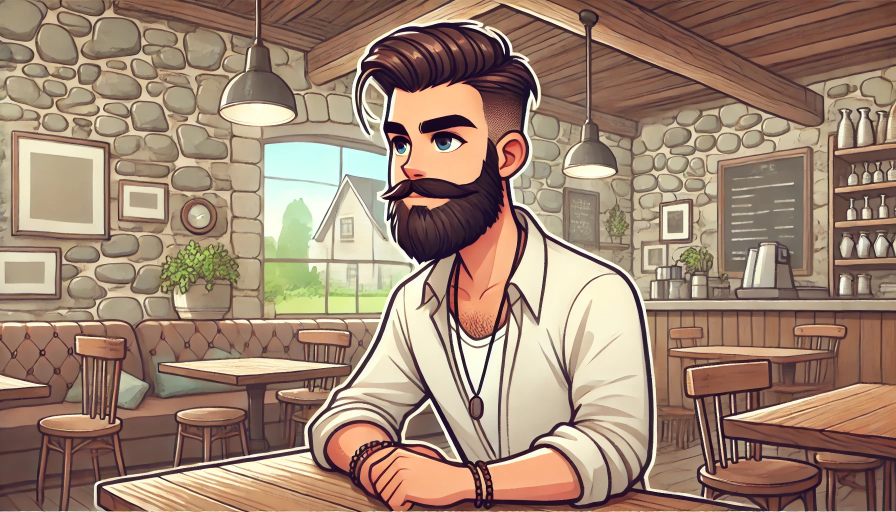
#> input picture plantillas dam/photoshop python/imagen.jpg, 1792 x 1024 px (shown at 1/2 size)
$ python '015-ultima version comentarios.py'
#> lines starting #> are read from the running program, lines starting #| are printed output that depends on the picture
### plantillas dam/photoshop python/funcionfechassemanas.py
from datetime import datetime, timedelta

def generate_specific_weekday_dates(start_date, end_date, target_weekday):
    # Convert strings to datetime objects
#> called with start_date = '2024-09-01', end_date = '2025-06-01', target_weekday = 2
    start = datetime.strptime(start_date, '%Y-%m-%d')
    end = datetime.strptime(end_date, '%Y-%m-%d')

    # List to hold dates
    dates_list = []

    # Find the first target weekday on or after the start date
    current_date = start
    while current_date.weekday() != target_weekday - 1:  # weekday() returns Monday as 0
        current_date += timedelta(days=1)

    # Iterate through the range and collect matching weekdays
    while current_date <= end:
        dates_list.append(current_date.strftime('%Y-%m-%d'))
        current_date += timedelta(days=7)  # Move to the next week

    return dates_list

### plantillas dam/photoshop python/015-ultima version comentarios.py
from PIL import Image, ImageDraw, ImageFont
from funcionfechassemanas import *


def generaimagenes(imagenfondo,asignatura,fechas,curso):                              # Creamos una funcion reutilizable
#> called with imagenfondo = 'imagen.jpg', asignatura = 'Lenguajes de marcas', curso = 'Primer curso de DAM'
    for fecha in fechas:                                                        # PAra cada una de las fechas
        ################################# CREO UNA NUEVA IMAGEN #################################
        imagen = Image.new(
            'RGB',                                                         # Defino el modo de color
            (1920, 1080),                                                  # Defino el tamaño de la imagen
            color=(255, 0, 0)                                              # Defino el color de fondo (rojo
            )
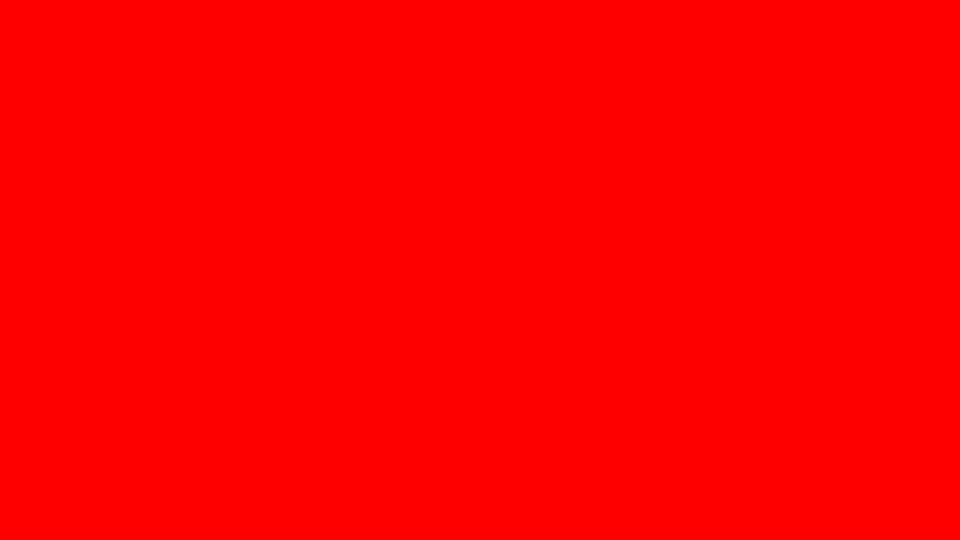
#> imagen: PIL image 1920x1080 RGB (shown at 1/2 size); mean R, G, B 255, 0, 0
        ################################# IMAGEN DE FONDO #################################
        imagencargada = Image.open(imagenfondo)                                 # Abrimos la imagen jpg de fondo
#> imagencargada is the input picture: PIL image 1792x1024 RGB; mean R, G, B 158.7, 133, 113.6
        escalada = imagencargada.resize((1920,1080))                            # La escalamos a 1920 x 1080
                                                                                # Creo una nueva imagen de fondo
        imagen.paste(
            escalada,                                                           # Pego la imagen escalada
            (0,0)
            )                                                                   # Le pego encima el jpg de fondo que he cargado
        ################################# RECTANGULO BLANCO #################################
        dibujo = ImageDraw.Draw(imagen, "RGBA")                                 # Voy a crear un nuevo dibujo
        rectangulocoords = [(0, 800), (1920, 1080)]                             # Defino las coordenadas de un rectángulo
        negrotransparente = (255,255,255, 200)                                  # Defino un color que al final es blanco transparente
        dibujo.rectangle(rectangulocoords, fill=negrotransparente)              # En la imagen dibujo un color
        ################################# LOGOTIPO
        imagenlogo = Image.open("logo.png").convert("RGBA")                     # Cargo el logo de la empresa
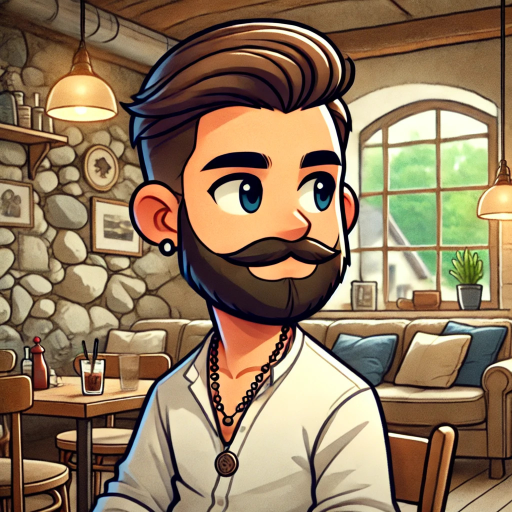
#> input picture plantillas dam/photoshop python/logo.png, 1024 x 1024 px (shown at 1/2 size)
        imagen.paste(
            imagenlogo,
            (1450,850)                                                          # Pego el logo en la imagen
            )                                                                   # Pego el logo en la imagen
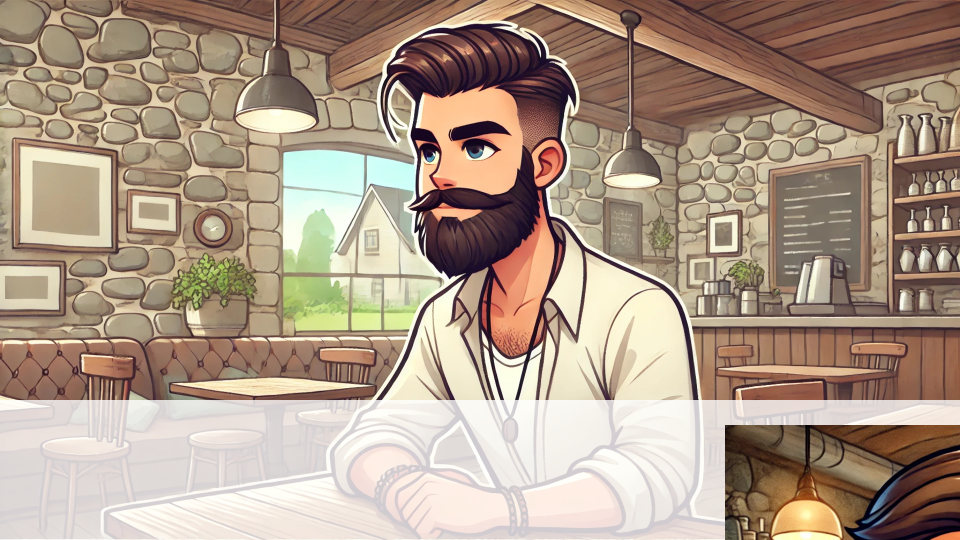
#> imagen: PIL image 1920x1080 RGB (shown at 1/2 size); mean R, G, B 173.1, 153.3, 136.2
        ################################# TEXTO 1 #################################
        try:
            fuente = ImageFont.truetype("parrafo.ttf", 50)                       # Cargo la fuente
        except IOError:
            fuente = ImageFont.load_default()
        texto = asignatura+" - clase "+str(fecha)
        posiciontexto = (200, 910)                                                # Posicion del texto
        colortexto = (0,0,0)                                                      # Color del texto
        dibujo.text(posiciontexto, texto, font=fuente, fill=colortexto)
        ################################# TEXTO 2 #################################
        try:
            fuente = ImageFont.truetype("parrafo.ttf", 50)
        except IOError:
            fuente = ImageFont.load_default()
        texto = curso
        posiciontexto = (200, 850)                                                # Posicion del texto
        colortexto = (0,0,0)                                                       # Color del texto
        dibujo.text(posiciontexto, texto, font=fuente, fill=colortexto)
        ################################# GUARDO LA IMAGEN #################################
        ruta = 'imagenes/'+asignatura+'-'+str(fecha)+'.jpg'                        # Defino la ruta de la imagen
        imagen.save(ruta)
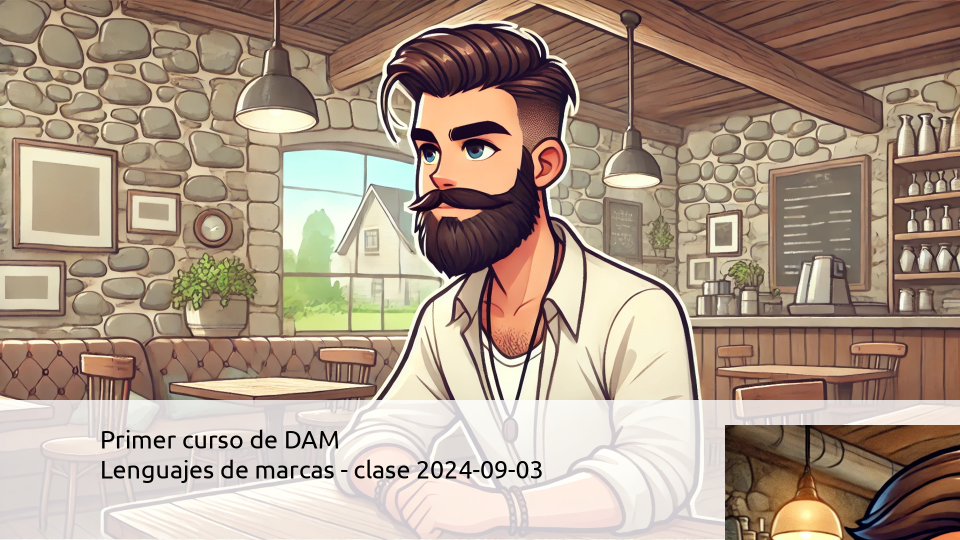
#> saved as Lenguajes de marcas-2024-09-03.jpg: PIL image 1920x1080 RGB (shown at 1/2 size); mean R, G, B 171.6, 151.9, 134.7


        ################################# RANGO DE FECHAS #################################

inicio = '2024-09-01'                                                        # Defino la fecha de inicio
final = '2025-06-01'                                                         # Defino la fecha de final

################################# DIAS DE LA SEMANA #################################
"""
    INICIO = fecha de inicio  / FINAL = fecha de final  / 2 = dia de la semana - 1 lunes, 2 martes, 3 miercoles, 4 jueves, 5 viernes, 6 sabado, 7 domingo
dessactivar el codigo de abajo no necesario con un comentario #
"""

fechas = generate_specific_weekday_dates(inicio,final,2)
generaimagenes("imagen.jpg","Lenguajes de marcas",fechas,"Primer curso de DAM")

# [20 lines of commented-out code are left out]
